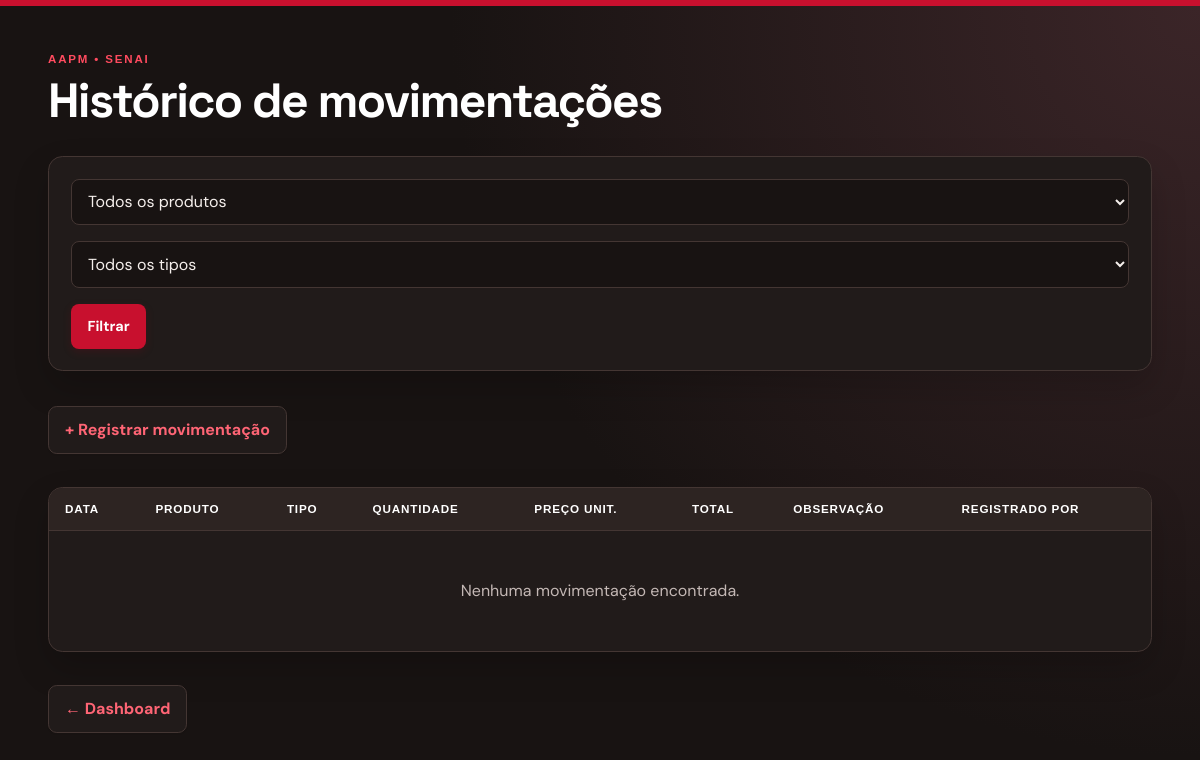
The page /movimentacoes/ (signed in) on the database as committed earlier.
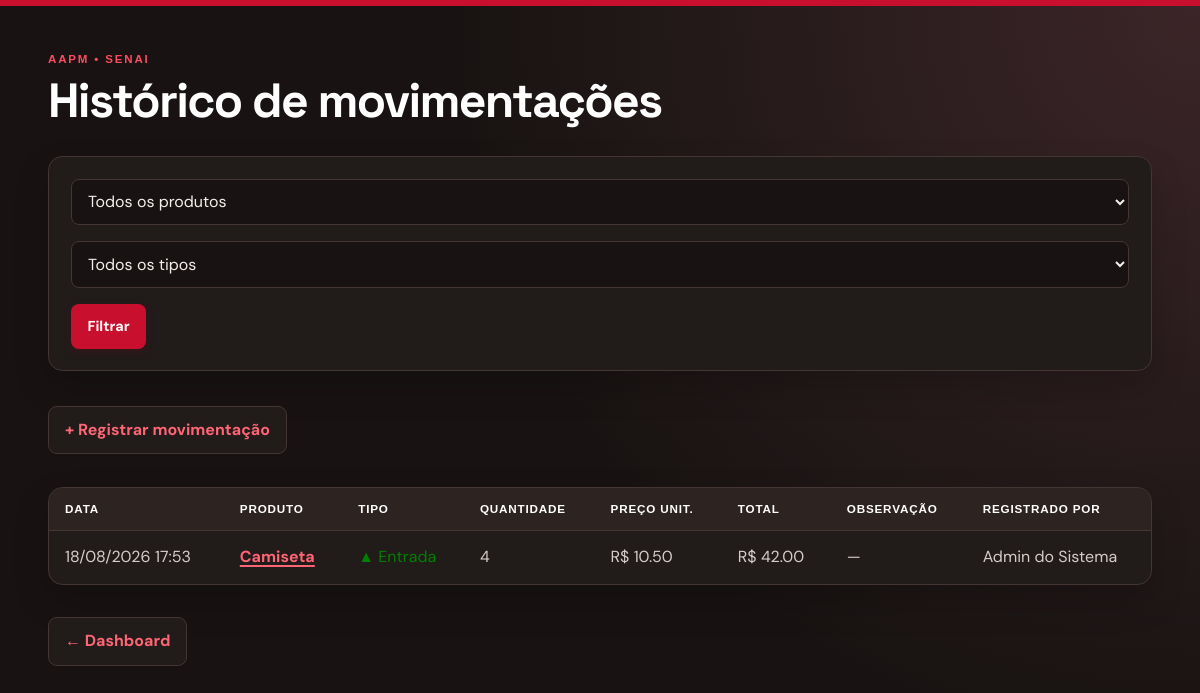
The same page on the database as committed later.
### app/models/movimentacao.py (models this page shows, shortened)
class Movimentacao(Base):
    __tablename__ = "movimentacoes"
    id         = Column(Integer, primary_key=True, index=True)
    tipo       = Column(
        Enum(TipoMovimentacao),
        nullable=False
    )
    quantidade = Column(Integer, nullable=False)
    preco_unitario = Column(Float, nullable=False, default=0.0)
    observacao = Column(String(255), nullable=True)
    criado_em  = Column(DateTime, server_default=func.now())
    produto_id = Column(
        Integer,
        ForeignKey("produtos.id", ondelete="CASCADE"),
        nullable=False
    )
    usuario_id = Column(
        Integer,
        ForeignKey("usuarios.id", ondelete="SET NULL"),
        nullable=True
    )
    produto = relationship("Produto", backref="movimentacoes")
    usuario = relationship("Usuario", backref="movimentacoes")

### app/models/produto.py (models this page shows, shortened)
class Produto(Base):
    __tablename__ = "produtos"
    id            = Column(Integer, primary_key=True, index=True)
    nome          = Column(String(150), nullable=False, index=True)
    preco         = Column(Float, nullable=False, default=0.0)
    estoque_atual = Column(Integer, nullable=False, default=0)
    variacao      = Column(String(80), nullable=True, index=True)
    ativo         = Column(Boolean, default=True)
    imagem_path = Column(String(255), nullable=True)
    categoria_id = Column(
        Integer,
        ForeignKey("categorias.id", ondelete="SET NULL"),
        nullable=True
    )
    categoria = relationship(
        "Categoria",
        back_populates="produtos"
    )

### app/models/usuario.py (models this page shows)
class Usuario(Base):
    __tablename__ = "usuarios"
    id = Column(Integer, primary_key=True, autoincrement=True)
    nome = Column(String(100), nullable=False)
    email = Column(String(100), nullable=False, index=True, unique=True)
    senha_hash = Column(String(255), nullable=False)
    role = Column(String(20), nullable=False, default="operador")
    ativo = Column(Boolean, default=True)
    criado_em = Column(DateTime, server_default=func.now())

### app/controllers/movimentacao_controller.py (the view)
@router.get("/", response_class=HTMLResponse)
def listar_movimentacoes(
    request: Request,
    produto_id: int = 0,     # filtra por produto específico
    tipo: str = "",          # "entrada" ou "saida"
    db: Session = Depends(get_db),
    admin = Depends(get_admin)
):
    query = db.query(Movimentacao).order_by(Movimentacao.criado_em.desc())
    if produto_id:
        query = query.filter(Movimentacao.produto_id == produto_id)
    if tipo in ("entrada", "saida", "cancelamento", "ajuste"):
        query = query.filter(Movimentacao.tipo == tipo)
    movimentacoes = query.limit(200).all()  # limita para não sobrecarregar
    produtos      = db.query(Produto).filter(Produto.ativo == True).all()
    return templates.TemplateResponse(
        request,
        "movimentacoes/index.html",
        {
            "request":        request,
            "usuario":        admin,
            "movimentacoes":  movimentacoes,
            "produtos":       produtos,
            "produto_id":     produto_id,
            "tipo":           tipo,
        }
    )

### app/templates/movimentacoes/index.html (shortened to what this page needs)
<!DOCTYPE html>
<html lang="pt-br">
<head>
</head>
<body>
    <h1>Histórico de movimentações</h1>
    <form method="get" action="/movimentacoes">
        <select name="produto_id">
            <option value="0">Todos os produtos</option>
        </select>
        <select name="tipo">
            <option value="">Todos os tipos</option>
        </select>
        <button type="submit">Filtrar</button>
    </form>
    <a href="/movimentacoes/nova">+ Registrar movimentação</a>
    <table border="1" cellpadding="8">
        <thead>
            <tr>
                <th>Data</th>
                <th>Produto</th>
                <th>Tipo</th>
                <th>Quantidade</th>
                <th>Preço unit.</th>
                <th>Total</th>
                <th>Observação</th>
                <th>Registrado por</th>
            </tr>
        </thead>
        <tbody>
            {% for m in movimentacoes %}
            <tr>
                <td>{{ m.criado_em.strftime('%d/%m/%Y %H:%M') }}</td>
                <td>
                    <a href="/produtos/{{ m.produto_id }}">
                        {{ m.produto.nome }}
                    </a>
                </td>
                <td>
                    {% if m.tipo.value == 'entrada' %}
                        <span style="color:green">▲ Entrada</span>
                    {% else %}
                        <span style="color:red">▼ Saída</span>
                    {% endif %}
                </td>
                <td>{{ m.quantidade }}</td>
                <td>R$ {{ "%.2f"|format(m.preco_unitario) }}</td>
                <td>R$ {{ "%.2f"|format(m.valor_total) }}</td>
                <td>{{ m.observacao or "—" }}</td>
                <td>{{ m.usuario.nome if m.usuario else "—" }}</td>
            </tr>
            {% endfor %}
            {% if not movimentacoes %}
            <tr>
                <td colspan="8" style="text-align:center">
                    Nenhuma movimentação encontrada.
                </td>
            </tr>
            {% endif %}
        </tbody>
    </table>
    <p><a href="/">← Dashboard</a></p>
</body>
</html>

Rows that differ between the two databases and show on the page:
added Movimentacao: criado_em "18/08/2026 17:53", produto.nome "Camiseta", tipo "▲ Entrada", quantidade "4", preco_unitario "10.50", valor_total "42.00", observacao "—", usuario "Admin do Sistema"
Other text that changed with them:
text no longer shown: "Nenhuma movimentação encontrada."
